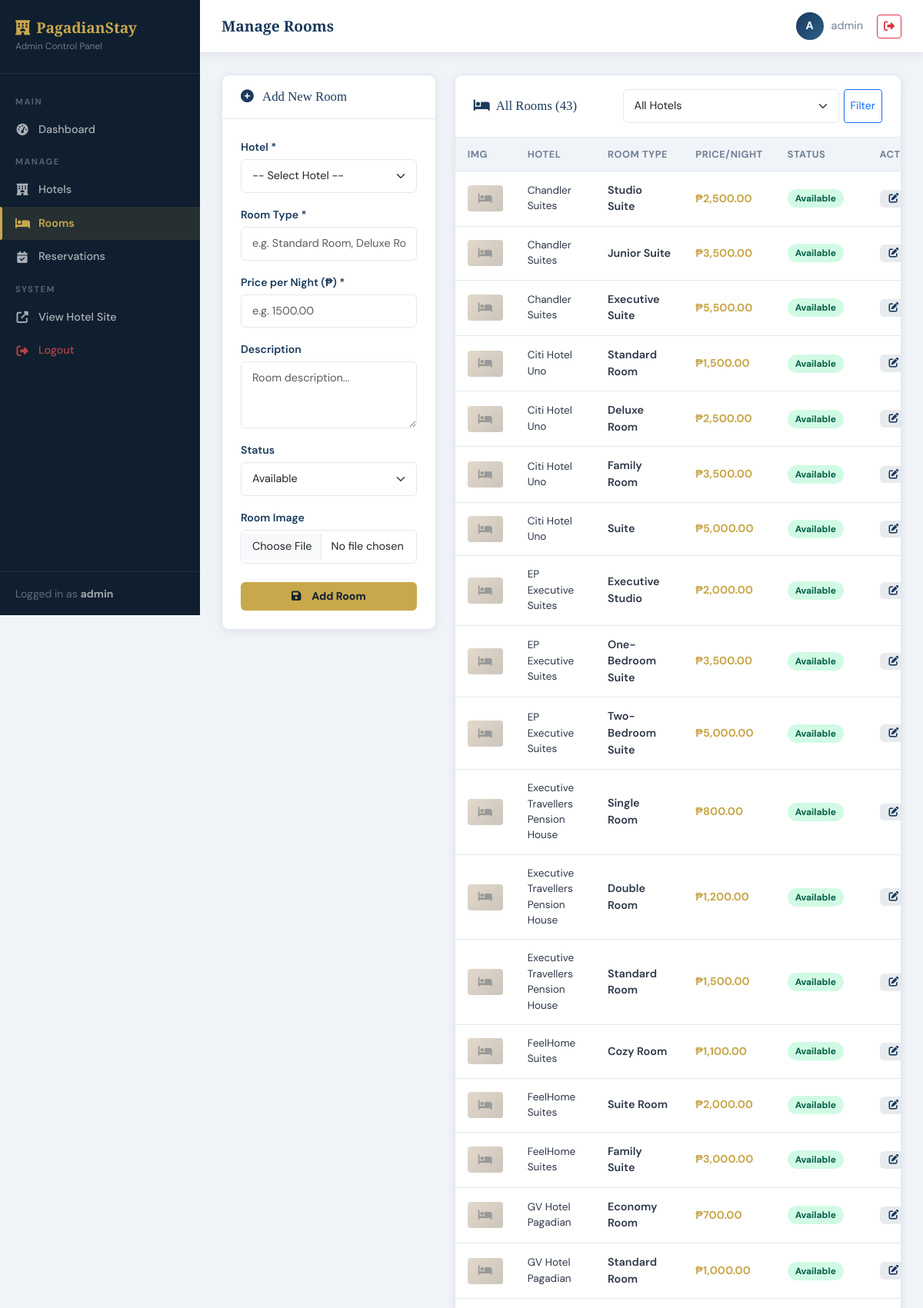
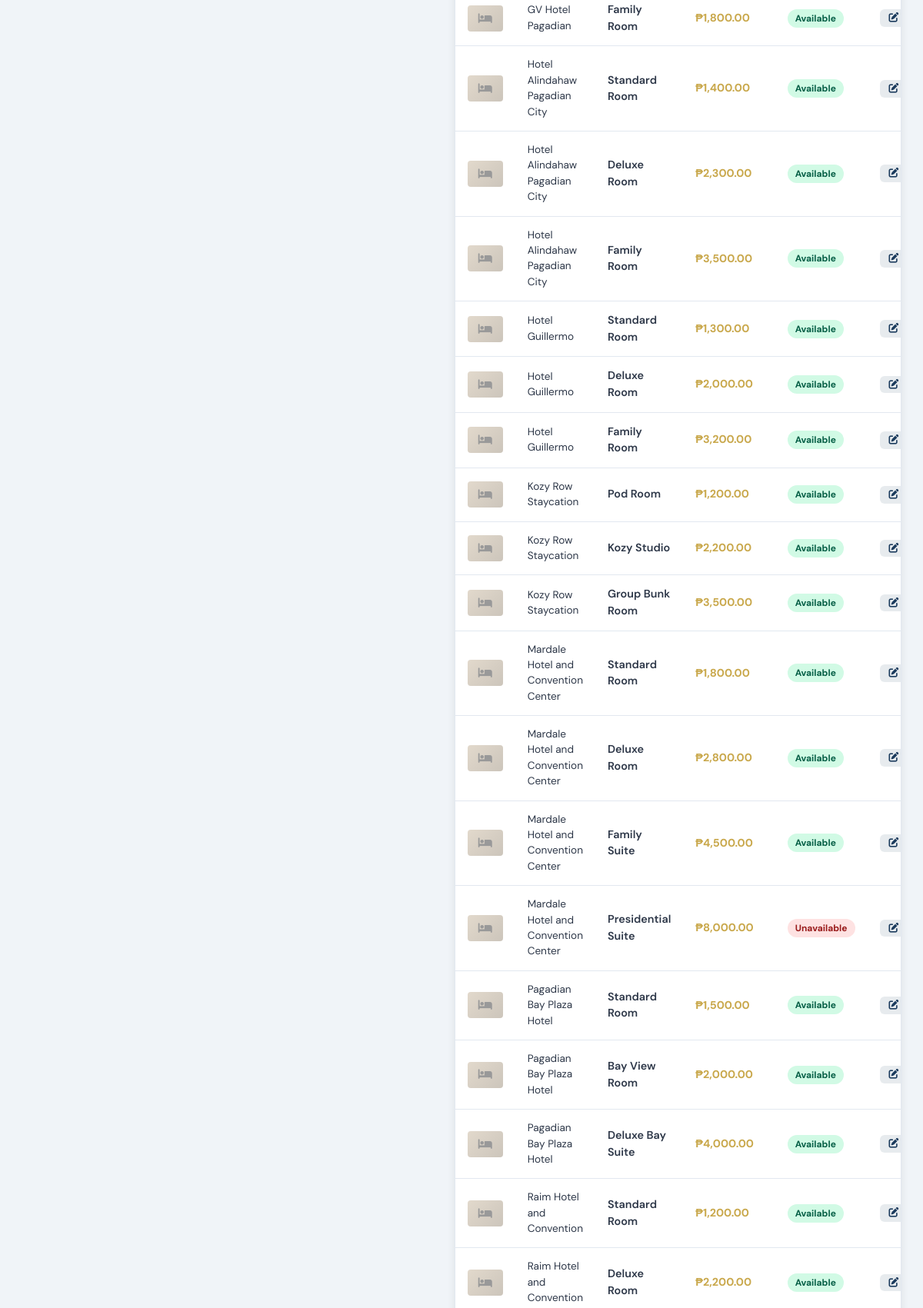
Screenshot of /rooms.php (signed in, upper part) with the database file from the repository (2 pictures, top to bottom).
### tables this page shows
CREATE TABLE IF NOT EXISTS rooms (
    id INT AUTO_INCREMENT PRIMARY KEY,
    hotel_id INT NOT NULL,
    room_type VARCHAR(100) NOT NULL,
    price DECIMAL(10,2) NOT NULL,
    description TEXT,
    image VARCHAR(255),
    status ENUM('Available','Unavailable') DEFAULT 'Available',
    FOREIGN KEY (hotel_id) REFERENCES hotels(id) ON DELETE CASCADE
);

CREATE TABLE IF NOT EXISTS hotels (
    id INT AUTO_INCREMENT PRIMARY KEY,
    hotel_name VARCHAR(200) NOT NULL,
    description TEXT,
    location VARCHAR(255),
    image VARCHAR(255),
    created_at TIMESTAMP DEFAULT CURRENT_TIMESTAMP
);

### rooms.php (the view, shortened to what this page needs)
<?php
require_once 'admin_header.php';
require_once '../includes/db.php';
$editRoom = null;
$filterHotel = isset($_GET['hotel_id']) ? (int)$_GET['hotel_id'] : 0;
if ($filterHotel) {
    $stmt = $pdo->prepare("SELECT r.*, h.hotel_name FROM rooms r JOIN hotels h ON r.hotel_id=h.id WHERE r.hotel_id=? ORDER BY h.hotel_name, r.price");
    $stmt->execute([$filterHotel]);
} else {
    $stmt = $pdo->query("SELECT r.*, h.hotel_name FROM rooms r JOIN hotels h ON r.hotel_id=h.id ORDER BY h.hotel_name, r.price");
}
$rooms = $stmt->fetchAll();
?>
<div class="row g-4">
  <div class="col-lg-4">
    <div class="admin-card">
      <div class="admin-card-header">
        <h5><i class="fas fa-<?= $editRoom ? 'edit' : 'plus-circle' ?> me-2 text-accent"></i>
          <?= $editRoom ? 'Edit Room' : 'Add New Room' ?>
        </h5>
      </div>
      <div class="admin-card-body">
        <form method="POST" action="rooms.php" enctype="multipart/form-data">
          <div class="mb-3">
            <label class="form-label">Hotel *</label>
            <select class="form-select" name="hotel_id" required>
              <option value="">-- Select Hotel --</option>
            </select>
          </div>
          <div class="mb-3">
            <label class="form-label">Room Type *</label>
            <input type="text" class="form-control" name="room_type" required
              value="<?= htmlspecialchars($editRoom['room_type'] ?? '') ?>"
              placeholder="e.g. Standard Room, Deluxe Room">
          </div>
          <div class="mb-3">
            <label class="form-label">Price per Night (₱) *</label>
            <input type="number" class="form-control" name="price" required
              min="1" step="0.01"
              value="<?= $editRoom['price'] ?? '' ?>"
              placeholder="e.g. 1500.00">
          </div>
          <div class="mb-3">
            <label class="form-label">Description</label>
            <textarea class="form-control" name="description" rows="3"
              placeholder="Room description..."><?= htmlspecialchars($editRoom['description'] ?? '') ?></textarea>
          </div>
          <div class="mb-3">
            <label class="form-label">Status</label>
            <select class="form-select" name="status">
              <option value="Available"  <?= (($editRoom['status'] ?? 'Available') === 'Available')   ? 'selected' : '' ?>>Available</option>
            </select>
          </div>
          <div class="mb-4">
            <label class="form-label">Room Image</label>
            <input type="file" class="form-control img-upload-input" name="image"
              accept="image/*" data-preview="roomImgPreview">
          </div>
          <button type="submit" class="btn-admin-accent w-100 justify-content-center py-2">
            <i class="fas fa-save me-2"></i><?= $editRoom ? 'Update Room' : 'Add Room' ?>
          </button>
        </form>
      </div>
    </div>
  </div>
  <div class="col-lg-8">
    <div class="admin-card">
      <div class="admin-card-header">
        <h5><i class="fas fa-bed me-2 text-accent"></i>All Rooms (<?= count($rooms) ?>)</h5>
        <div style="display:flex;gap:8px;align-items:center;">
          <form method="GET" style="display:flex;gap:6px;">
            <select name="hotel_id" class="form-select form-select-sm" style="width:auto;">
              <option value="">All Hotels</option>
            </select>
            <button type="submit" class="btn btn-sm btn-outline-primary">Filter</button>
          </form>
        </div>
      </div>
      <div style="overflow-x:auto;">
        <table class="admin-table">
          <thead>
            <tr>
              <th>Img</th>
              <th>Hotel</th>
              <th>Room Type</th>
              <th>Price/Night</th>
              <th>Status</th>
              <th>Actions</th>
            </tr>
          </thead>
          <tbody>
            <?php if (empty($rooms)): ?>
            <tr>
              <td colspan="6" class="text-center py-4 text-muted">No rooms found.</td>
            </tr>
            <?php else: ?>
            <?php foreach ($rooms as $rm): ?>
            <tr>
              <td>
                <?php
                $rImg = '../uploads/rooms/' . $rm['image'];
                $showRImg = (file_exists($rImg) && $rm['image'] !== 'default_room.jpg');
                ?>
                <?php if ($showRImg): ?>
                  <img src="../uploads/rooms/<?= htmlspecialchars($rm['image']) ?>"
                    style="width:46px;height:34px;object-fit:cover;border-radius:4px;">
                <?php else: ?>
                  <div style="width:46px;height:34px;background:linear-gradient(135deg,#e2d9cc,#ccc5bb);border-radius:4px;display:flex;align-items:center;justify-content:center;color:#999;">
                    <i class="fas fa-bed"></i>
                  </div>
                <?php endif; ?>
              </td>
              <td style="font-size:0.85rem;"><?= htmlspecialchars($rm['hotel_name']) ?></td>
              <td style="font-weight:600;"><?= htmlspecialchars($rm['room_type']) ?></td>
              <td style="color:var(--accent);font-weight:700;">₱<?= number_format($rm['price'], 2) ?></td>
              <td>
                <span class="status-badge badge-<?= strtolower($rm['status']) ?>">
                  <?= $rm['status'] ?>
                </span>
              </td>
              <td>
                <div style="display:flex;gap:5px;">
                  <a href="rooms.php?edit=<?= $rm['id'] ?>" class="btn-sm-action btn-edit">
                    <i class="fas fa-edit"></i>
                  </a>
                </div>
              </td>
            </tr>
            <?php endforeach; ?>
            <?php endif; ?>
          </tbody>
        </table>
      </div>
    </div>
  </div>
</div>
<?php require_once 'admin_footer.php'; ?>

### admin.css (style rules this page uses)
:root { --primary: #1a3a5c; --primary-light: #2c5f8a; --accent: #c9a84c; --accent-light: #e8c96a; --dark: #0f1f30; --light: #f0f4f8; --sidebar-bg: #0f1f30; --sidebar-width: 260px; --text: #2d3748; --muted: #718096; --success: #2e7d52; --danger: #c53030; --warning: #c07c2b; --white: #ffffff; --border: #e2e8f0; --shadow: 0 2px 12px rgba(0,0,0,0.08); --radius: 10px; --radius-sm: 6px; --transition: all 0.25s ease; }
* { box-sizing: border-box; }
body { font-family: 'DM Sans', sans-serif; background: var(--light); color: var(--text); margin: 0; }
.admin-card { background: white; border-radius: var(--radius); box-shadow: var(--shadow); border: 1px solid var(--border); overflow: hidden; }
.admin-card-header { padding: 18px 24px; border-bottom: 1px solid var(--border); display: flex; justify-content: space-between; align-items: center; background: white; }
.admin-card-header h5 { margin: 0; color: var(--primary); font-family: 'Playfair Display', serif; font-size: 1.05rem; }
.admin-card-body { padding: 24px; }
.admin-table { width: 100%; border-collapse: collapse; }
.admin-table th { background: var(--light); padding: 12px 16px; font-size: 0.8rem; font-weight: 700; text-transform: uppercase; letter-spacing: 0.5px; color: var(--muted); border-bottom: 1px solid var(--border); white-space: nowrap; }
.admin-table td { padding: 14px 16px; border-bottom: 1px solid var(--border); font-size: 0.9rem; color: var(--text); vertical-align: middle; }
.badge-available { background: #d1fae5; color: #065f46; }
.badge-unavailable { background: #fee2e2; color: #991b1b; }
.status-badge { display: inline-block; padding: 3px 10px; border-radius: 50px; font-size: 0.75rem; font-weight: 700; }
.btn-admin-accent { background: var(--accent); color: var(--dark); border: none; padding: 9px 20px; border-radius: var(--radius-sm); font-weight: 700; font-size: 0.88rem; cursor: pointer; text-decoration: none; display: inline-flex; align-items: center; gap: 6px; transition: var(--transition); }
.btn-sm-action { padding: 5px 12px; border-radius: var(--radius-sm); font-size: 0.8rem; font-weight: 600; cursor: pointer; text-decoration: none; display: inline-flex; align-items: center; gap: 5px; transition: var(--transition); border: none; }
.btn-edit { background: rgba(26,58,92,0.1); color: var(--primary); }
.form-label { font-weight: 600; color: var(--primary); font-size: 0.88rem; margin-bottom: 5px; }
.form-control, .form-select { border: 1.5px solid var(--border); border-radius: var(--radius-sm); padding: 10px 14px; font-size: 0.9rem; transition: var(--transition); }

### rows the page displays
rooms: image "default_room.jpg" (drawn), hotel.hotel_name "Chandler Suites", room_type "Studio Suite", price "2,500.00", status "Available"
rooms: image "default_room.jpg" (drawn), hotel.hotel_name "Chandler Suites", room_type "Junior Suite", price "3,500.00", status "Available"
rooms: image "default_room.jpg" (drawn), hotel.hotel_name "Chandler Suites", room_type "Executive Suite", price "5,500.00", status "Available"
rooms: image "default_room.jpg" (drawn), hotel.hotel_name "Citi Hotel Uno", room_type "Standard Room", price "1,500.00", status "Available"
rooms: image "default_room.jpg" (drawn), hotel.hotel_name "Citi Hotel Uno", room_type "Deluxe Room", price "2,500.00", status "Available"
rooms: image "default_room.jpg" (drawn), hotel.hotel_name "Citi Hotel Uno", room_type "Family Room", price "3,500.00", status "Available"
rooms: image "default_room.jpg" (drawn), hotel.hotel_name "Citi Hotel Uno", room_type "Suite", price "5,000.00", status "Available"
rooms: image "default_room.jpg" (drawn), hotel.hotel_name "EP Executive Suites", room_type "Executive Studio", price "2,000.00", status "Available"
rooms: image "default_room.jpg" (drawn), hotel.hotel_name "EP Executive Suites", room_type "One-Bedroom Suite", price "3,500.00", status "Available"
rooms: image "default_room.jpg" (drawn), hotel.hotel_name "EP Executive Suites", room_type "Two-Bedroom Suite", price "5,000.00", status "Available"
rooms: image "default_room.jpg" (drawn), hotel.hotel_name "Executive Travellers Pension House", room_type "Single Room", price "800.00", status "Available"
rooms: image "default_room.jpg" (drawn), hotel.hotel_name "Executive Travellers Pension House", room_type "Double Room", price "1,200.00", status "Available"
rooms: image "default_room.jpg" (drawn), hotel.hotel_name "Executive Travellers Pension House", room_type "Standard Room", price "1,500.00", status "Available"
rooms: image "default_room.jpg" (drawn), hotel.hotel_name "FeelHome Suites", room_type "Cozy Room", price "1,100.00", status "Available"
rooms: image "default_room.jpg" (drawn), hotel.hotel_name "FeelHome Suites", room_type "Suite Room", price "2,000.00", status "Available"
rooms: image "default_room.jpg" (drawn), hotel.hotel_name "FeelHome Suites", room_type "Family Suite", price "3,000.00", status "Available"
rooms: image "default_room.jpg" (drawn), hotel.hotel_name "GV Hotel Pagadian", room_type "Economy Room", price "700.00", status "Available"
rooms: image "default_room.jpg" (drawn), hotel.hotel_name "GV Hotel Pagadian", room_type "Standard Room", price "1,000.00", status "Available"
rooms: image "default_room.jpg" (drawn), hotel.hotel_name "GV Hotel Pagadian", room_type "Family Room", price "1,800.00", status "Available"
rooms: image "default_room.jpg" (drawn), hotel.hotel_name "Hotel Alindahaw Pagadian City", room_type "Standard Room", price "1,400.00", status "Available"
rooms: image "default_room.jpg" (drawn), hotel.hotel_name "Hotel Alindahaw Pagadian City", room_type "Deluxe Room", price "2,300.00", status "Available"
rooms: image "default_room.jpg" (drawn), hotel.hotel_name "Hotel Alindahaw Pagadian City", room_type "Family Room", price "3,500.00", status "Available"
rooms: image "default_room.jpg" (drawn), hotel.hotel_name "Hotel Guillermo", room_type "Standard Room", price "1,300.00", status "Available"
rooms: image "default_room.jpg" (drawn), hotel.hotel_name "Hotel Guillermo", room_type "Deluxe Room", price "2,000.00", status "Available"
rooms: image "default_room.jpg" (drawn), hotel.hotel_name "Hotel Guillermo", room_type "Family Room", price "3,200.00", status "Available"
rooms: image "default_room.jpg" (drawn), hotel.hotel_name "Kozy Row Staycation", room_type "Pod Room", price "1,200.00", status "Available"
rooms: image "default_room.jpg" (drawn), hotel.hotel_name "Kozy Row Staycation", room_type "Kozy Studio", price "2,200.00", status "Available"
rooms: image "default_room.jpg" (drawn), hotel.hotel_name "Kozy Row Staycation", room_type "Group Bunk Room", price "3,500.00", status "Available"
rooms: image "default_room.jpg" (drawn), hotel.hotel_name "Mardale Hotel and Convention Center", room_type "Standard Room", price "1,800.00", status "Available"
rooms: image "default_room.jpg" (drawn), hotel.hotel_name "Mardale Hotel and Convention Center", room_type "Deluxe Room", price "2,800.00", status "Available"
rooms: image "default_room.jpg" (drawn), hotel.hotel_name "Mardale Hotel and Convention Center", room_type "Family Suite", price "4,500.00", status "Available"
rooms: image "default_room.jpg" (drawn), hotel.hotel_name "Mardale Hotel and Convention Center", room_type "Presidential Suite", price "8,000.00", status "Unavailable"
rooms: image "default_room.jpg" (drawn), hotel.hotel_name "Pagadian Bay Plaza Hotel", room_type "Standard Room", price "1,500.00", status "Available"
rooms: image "default_room.jpg" (drawn), hotel.hotel_name "Pagadian Bay Plaza Hotel", room_type "Bay View Room", price "2,000.00", status "Available"
rooms: image "default_room.jpg" (drawn), hotel.hotel_name "Pagadian Bay Plaza Hotel", room_type "Deluxe Bay Suite", price "4,000.00", status "Available"
rooms: image "default_room.jpg" (drawn), hotel.hotel_name "Raim Hotel and Convention", room_type "Standard Room", price "1,200.00", status "Available"
rooms: image "default_room.jpg" (drawn), hotel.hotel_name "Raim Hotel and Convention", room_type "Deluxe Room", price "2,200.00", status "Available"

### other values shown
$_SESSION['admin_name'] "admin"
$pageTitle "Manage Rooms"
substr($_SESSION['admin_name'] ?? 'A', 0, 1) "A"
count($rooms) "43"
